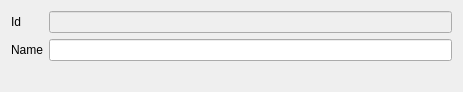
<?xml version="1.0" encoding="UTF-8"?>
<ui version="4.0">
 <class>DlgStorages</class>
 <widget class="QDialog" name="DlgStorages">
  <property name="geometry">
   <rect>
    <x>0</x>
    <y>0</y>
    <width>463</width>
    <height>92</height>
   </rect>
  </property>
  <property name="windowTitle">
   <string>Dialog</string>
  </property>
  <layout class="QHBoxLayout" name="horizontalLayout">
   <item>
    <layout class="QGridLayout" name="gridLayout">
     <item row="1" column="0">
      <widget class="QLabel" name="label_2">
       <property name="text">
        <string>Name</string>
       </property>
      </widget>
     </item>
     <item row="0" column="0">
      <widget class="QLabel" name="label">
       <property name="text">
        <string>Id</string>
       </property>
      </widget>
     </item>
     <item row="0" column="1">
      <widget class="QPLineEdit" name="lineEdit">
       <property name="enabled">
        <bool>false</bool>
       </property>
       <property name="field" stdset="0">
        <string>ID</string>
       </property>
      </widget>
     </item>
     <item row="1" column="1">
      <widget class="QPLineEdit" name="lineEdit_2">
       <property name="field" stdset="0">
        <string>NAME</string>
       </property>
      </widget>
     </item>
     <item row="2" column="0" colspan="2">
      <widget class="FBtnOkCancel" name="widget" native="true"/>
     </item>
    </layout>
   </item>
  </layout>
 </widget>
 <customwidgets>
  <customwidget>
   <class>FBtnOkCancel</class>
   <extends>QWidget</extends>
   <header location="global">fbtnokcancel.h</header>
   <container>1</container>
  </customwidget>
  <customwidget>
   <class>QPLineEdit</class>
   <extends>QLineEdit</extends>
   <header>qplineedit.h</header>
  </customwidget>
 </customwidgets>
 <resources/>
 <connections/>
</ui>
